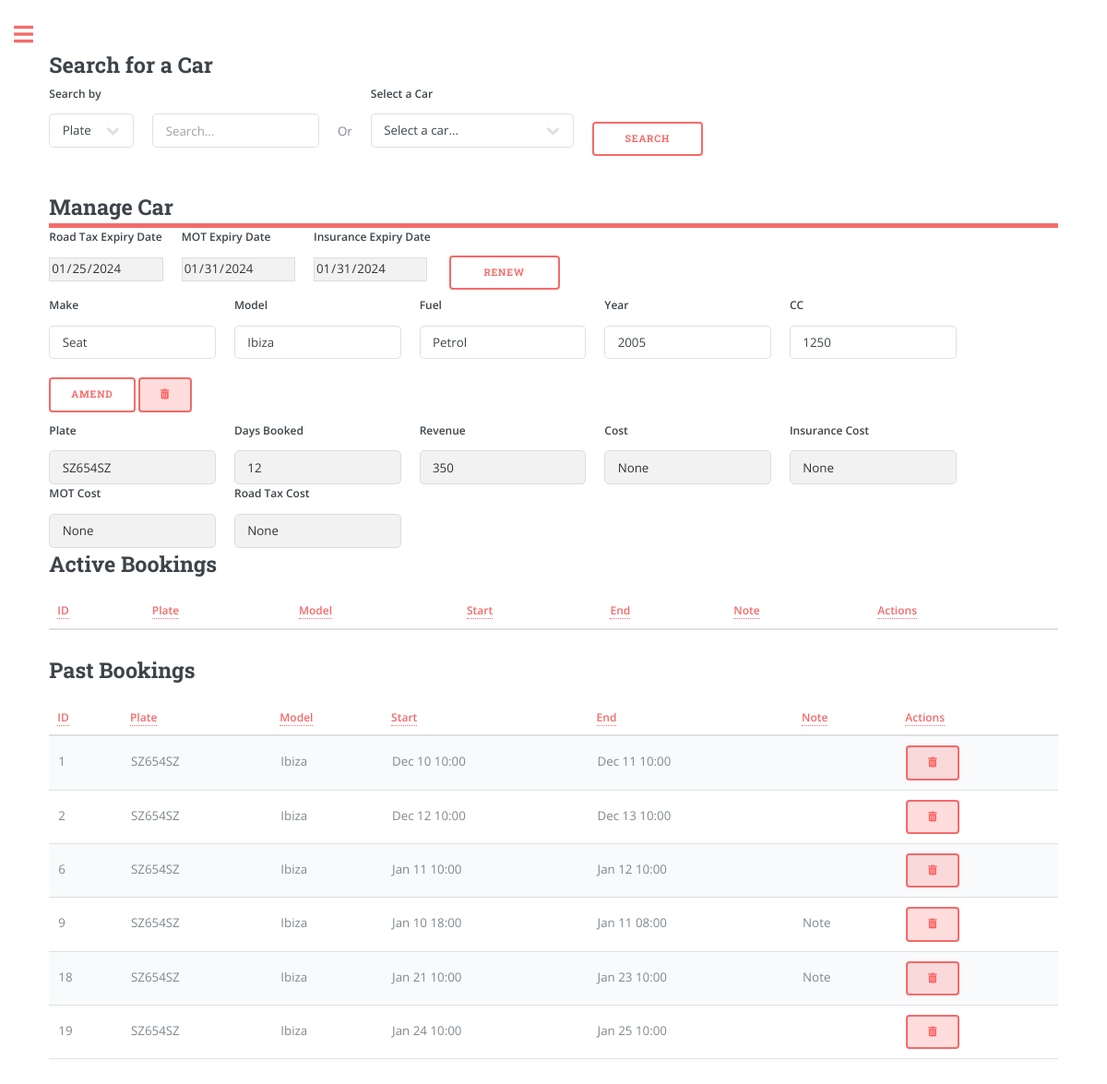
/garage_car?car_plate=SZ654SZ (signed in), run on an earlier commit of the app's database.
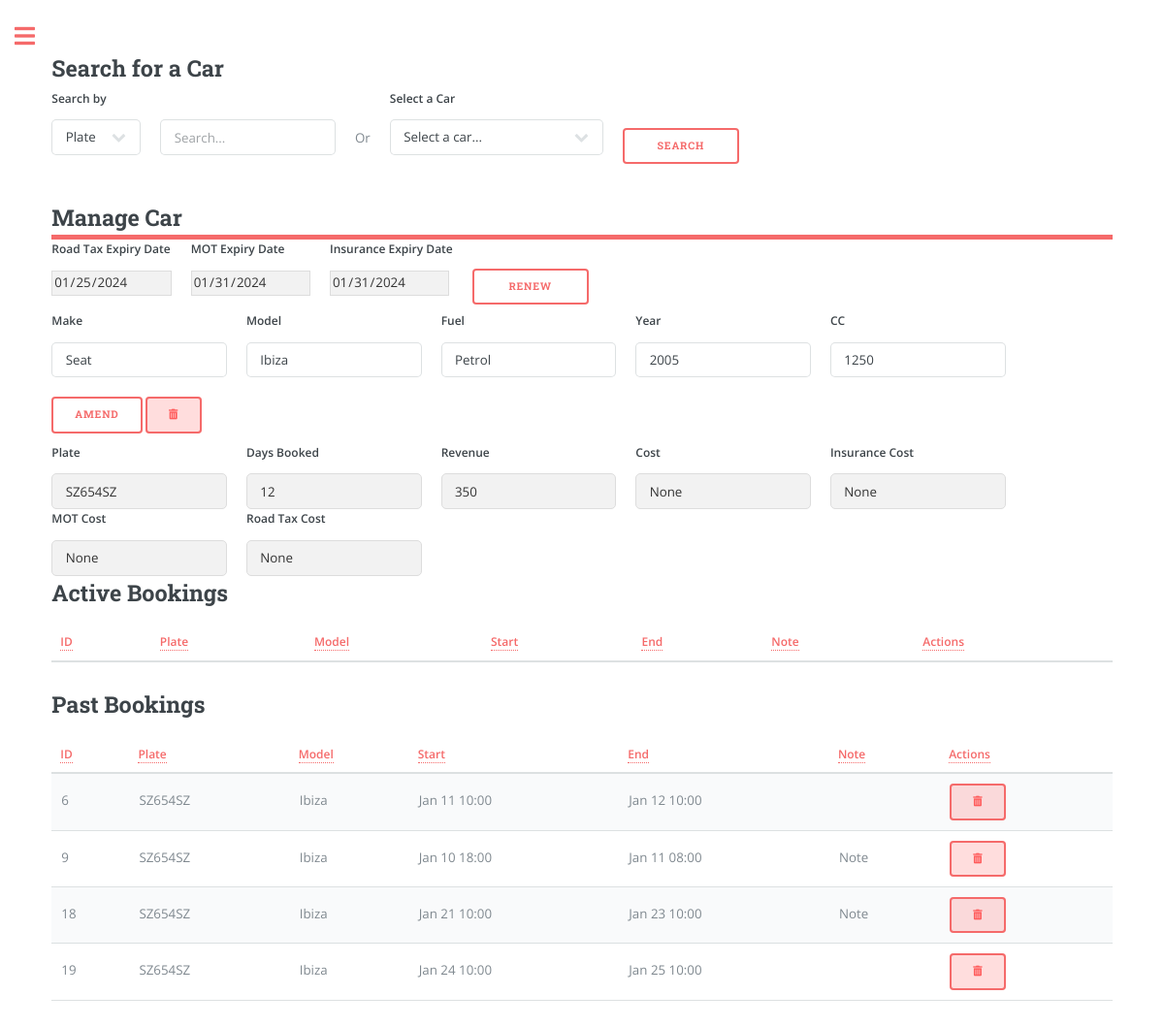
And on a later commit of the database.
### app/models.py (models this page shows, shortened)
class Booking(db.Model):
    id = db.Column(db.Integer, primary_key=True)
    start_datetime = db.Column(db.DateTime, nullable=False)
    end_datetime = db.Column(db.DateTime, nullable=False)
    car_plate = db.Column(db.String(8), db.ForeignKey('car.plate'), nullable=False)
    user_id = db.Column(db.Integer, db.ForeignKey('user.id'), nullable=False)
    note = db.Column(db.String(160))
    money = db.Column(db.Integer, default=0, index=True)
    car = db.relationship('Car', backref='bookings', lazy=True)
    contact_id = db.Column(db.Integer, db.ForeignKey('contacts.id', name='booking_contacts_id'), nullable=True)

class Car(db.Model):
    plate = db.Column(db.String(8), primary_key=True, index=True, unique=True)
    make = db.Column(db.String(15), index=True)
    model = db.Column(db.String(15), index=True)
    fuel = db.Column(db.String(8), index=True)
    year = db.Column(db.Integer, index=True)
    cc = db.Column(db.Integer, index=True)
    user_id = db.Column(db.Integer, db.ForeignKey('user.id'))
    days = db.Column(db.Integer, default=0, index=True)
    money = db.Column(db.Integer, default=0, index=True)
    car_cost = db.Column(db.Integer, default=0, index=True)
    insurance_cost = db.Column(db.Float, default=0, index=True)
    insurance_expiry_date = db.Column(db.DateTime)
    mot_cost = db.Column(db.Float, default=0, index=True)
    mot_expiry_date = db.Column(db.DateTime)
    road_tax_cost = db.Column(db.Float, default=0, index=True)
    road_tax_expiry_date = db.Column(db.DateTime)

### app/routes.py (the view, shortened to what this page needs)
@app.route('/garage_car', methods=['GET', 'POST'])
@login_required
def garage_car():
    user_cars = current_user.garage.all()
    current_datetime = datetime.utcnow()
    car_plate = request.args.get('car_plate')
    if car_plate:
                car_active_bookings = Booking.query.filter(
                    (Booking.car_plate == car_plate) &
                    (Booking.end_datetime > current_datetime)
                ).all()
                car_past_bookings = Booking.query.filter(
                    (Booking.car_plate == car_plate) &
                    (Booking.end_datetime <= current_datetime)
                ).all()
                selected_car = Car.query.filter_by(plate=car_plate).first()
                return render_template('garage_car.html', title='Car', page="garage_car", user_cars=user_cars, car_object=selected_car,
                                        active_bookings=car_active_bookings, past_bookings=car_past_bookings,
                                        user_name=current_user.username if current_user.is_authenticated else None)

### app/models.py (called while the page is built)
@login.user_loader
def load_user(id):
    return User.query.get(int(id))

### app/templates/garage_car.html (shortened to what the changed rows need)
{% extends "index.html" %}
{% block content %}
<link rel="stylesheet" href="{{ url_for('static', filename='css/custom.css') }}">
<h2>Search for a Car</h2>
<header id="header" style="padding: 0;">
    <h2>Manage Car</h2>
</header>
{% if car_object %}
<h2>Active Bookings</h2>
<form action="{{ url_for('bookings_manage') }}" method="POST">
<table class="table" id="bookingTable">
  <thead>
    <tr>
      <th scope="col"><a href="#" class="sort-link" data-sort="id">ID</a></th>
      <th scope="col"><a href="#" class="sort-link" data-sort="plate">Plate</a></th>
      <th scope="col"><a href="#" class="sort-link" data-sort="model">Model</a></th>
      <th scope="col"><a href="#" class="sort-link" data-sort="start_datetime">Start</a></th>
      <th scope="col"><a href="#" class="sort-link" data-sort="end_datetime">End</a></th>
      <th scope="col"><a href="#" class="sort-link" data-sort="note">Note</a></th>
      <th scope="col"><a>Actions</a></th>
    </tr>
  </thead>
</table>
</form>
<h2>Past Bookings</h2>
<form action="{{ url_for('bookings_history') }}" method="POST" onsubmit="return confirm('Are you sure you want to delete this booking?');">
<table class="table" id="bookingTable">
  <thead>
    <tr>
      <th scope="col"><a href="#" class="sort-link" data-sort="id">ID</a></th>
      <th scope="col"><a href="#" class="sort-link" data-sort="plate">Plate</a></th>
      <th scope="col"><a href="#" class="sort-link" data-sort="model">Model</a></th>
      <th scope="col"><a href="#" class="sort-link" data-sort="start_datetime">Start</a></th>
      <th scope="col"><a href="#" class="sort-link" data-sort="end_datetime">End</a></th>
      <th scope="col"><a href="#" class="sort-link" data-sort="note">Note</a></th>
      <th scope="col"><a>Actions</a></th>
    </tr>
  </thead>
  <tbody>
    {% for booking in past_bookings %}
    <tr>
        <td data-sort="id">{{ booking.id }}</td>
        <td data-sort="plate">{{ booking.car.plate }}</td>
        <td data-sort="model">{{ booking.car.model }}</td>
        <td data-sort="start_datetime">{{ booking.start_datetime.strftime("%b %d %H:%M") }}</td>
        <td data-sort="end_datetime">{{ booking.end_datetime.strftime("%b %d %H:%M") }}</td>
        <td data-sort="note">
          {% if booking.note %}
          <span class="note-tooltip">
              Note
          </span>
      {% endif %}
        </td>
        <td>
            <button type="submit" class="btn btn-danger btn-delete" name="delete_car" value="{{ booking.id }}"><i class="fas fa-trash-alt"></i></button>
      </td>
    </tr>
    {% endfor %}
</tbody>
</table>
</form>
{% endif %}
{% endblock %}

What changed in the data, as far as the page shows it:
removed Booking: id "1", car.plate "SZ654SZ", car.model "Ibiza", start_datetime "Dec 10 10:00", end_datetime "Dec 11 10:00"
removed Booking: id "2", car.plate "SZ654SZ", car.model "Ibiza", start_datetime "Dec 12 10:00", end_datetime "Dec 13 10:00"
